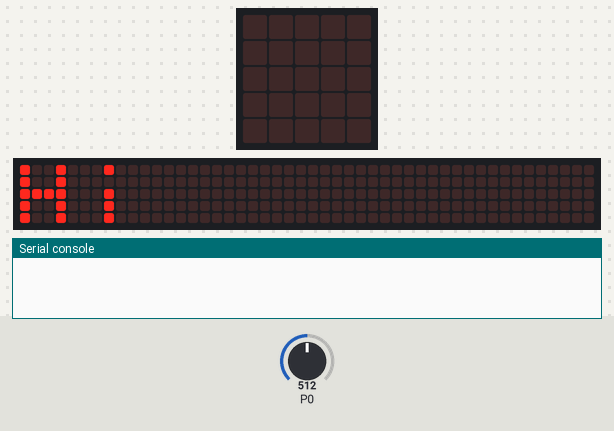
Bench run of a program on a simulated BBC micro:bit (MakeCode). Shown: the board's 5×5 LED display, a strip that is not on the board, showing the scrolling text unrolled, the last lines printed to the serial console. The test bench sets the inputs (shaded band); at power-on: P0 = 512 (analog values on the 0–1023 scale). No radio messages arrive unless stated (any console line starting 'radio sent:' is added by the test bench); the 48×5 strip is a reading aid, not a part: it shows the text the display is scrolling, unrolled, one strip-width of it at a time.

Above: at 2.0 s.
At 4.0 s:
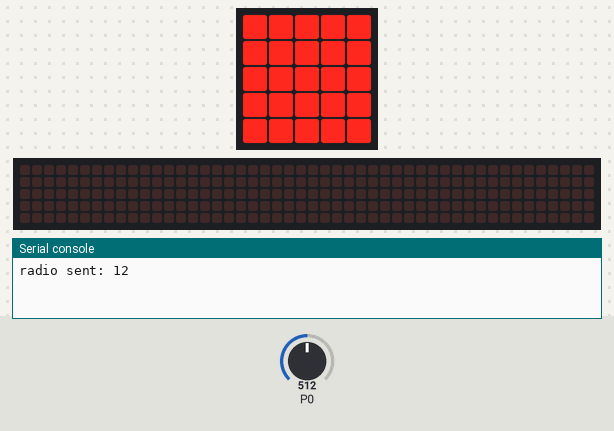
4.1 s: P0 set to 785
6.0 s: P0 set to 814
At 7.9 s:
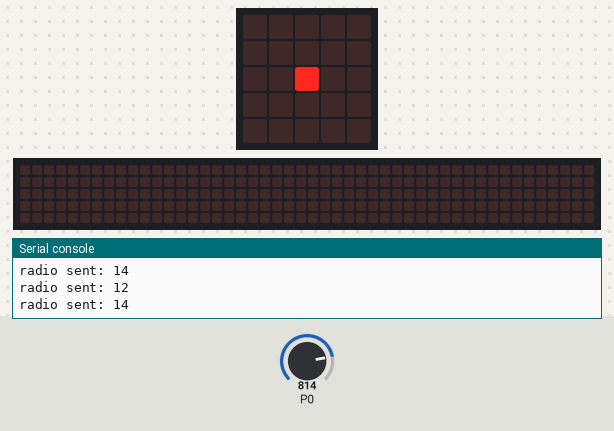
8.5 s: P0 set to 790
At 9.7 s:
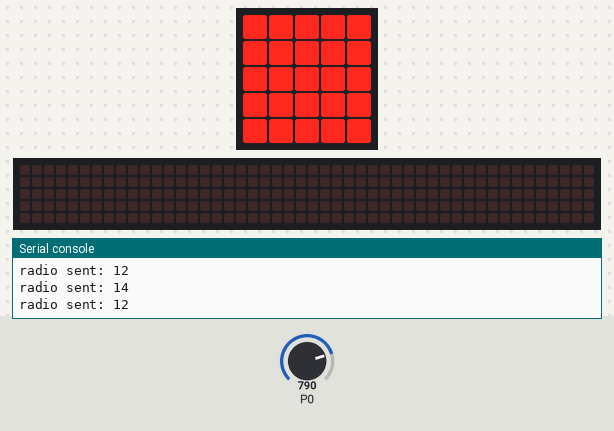
10.4 s: P0 set to 810
At 12.2 s:
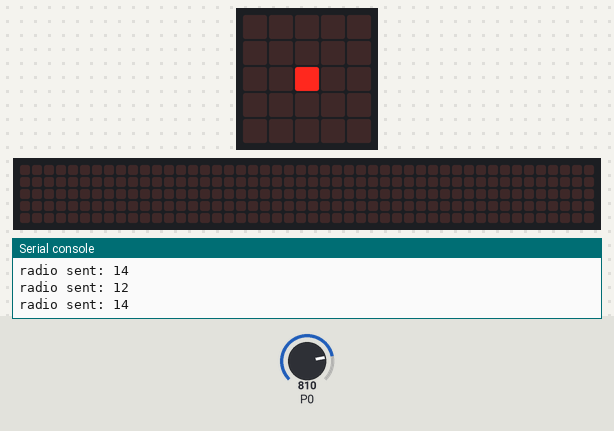
Timing chart, 0 to 13.7 s (numbered marks = the images above; inputs shaded):
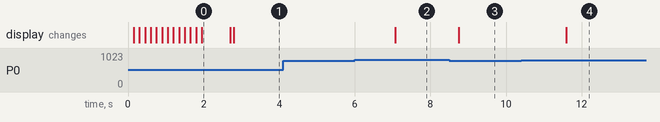

The program:

main.ts
```typescript
radio.setGroup(121)
radio.setTransmitPower(7)
basic.showString("Hi")
basic.pause(100)
basic.clearScreen()
basic.forever(function () {
    if (pins.analogReadPin(AnalogPin.P0) > 800) {
        basic.showLeds(`
            . . . . .
            . . . . .
            . . # . .
            . . . . .
            . . . . .
            `)
    } else {
        basic.showLeds(`
            # # # # #
            # # # # #
            # # # # #
            # # # # #
            # # # # #
            `)
        radio.sendNumber(12)
        basic.pause(1000)
        radio.sendNumber(14)
    }
})
```

test.ts
```typescript
// 在這裡測試；當此封包作為擴充功能時，將不會編譯此內容。
```

Measured:
- the behaviour switches between 800 and 801 on P0 (found by bisection; images 1 and 2)
- after the input at 6.0 s, the display: changes after 1.1 s (image 2)
- after the input at 8.5 s, the display: changes after 0.25 s (image 3)
- after the input at 10.4 s, the display: changes after 1.2 s (image 4)
- what the display in image 0 shows lasts 0.7 s, from 2.0 s to 2.7 s
